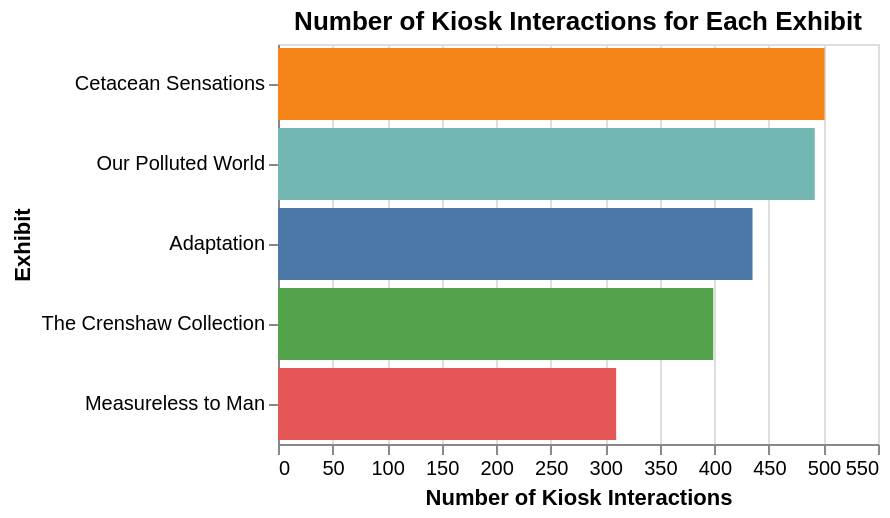

This figure's notebook cell:
### Markdown cell above
### Data questions to answer for Angela:
- Which exhibits are the most popular? (number of visitors and average rating) 
- Which exhibit types are the most popular? (number of visitors per exhibit and average rating) 
<!-- ###
- How have different exhibits performed over time? (number of visitors and average rating)
- How have different exhibit types performed over time? (number of visitors and average rating) -->
###
- How does the time of day effect visitor satisfaction?

### Data questions to answer for Rita:
- Which exhibitions generate the most assistance button presses
- Which exhibitions generate the most emergency button presses
###
- How does assistance and emergency occurrence vary throughout the day

### Code cell
# Which exhibits are the most popular? (interactions)
# query to get the number of button presses for each exhibit
query = """
SELECT e.name, COUNT(*)
FROM kiosk_output ko
JOIN exhibit e USING(exhibit_id)
JOIN button b USING(button_id)
JOIN button_type bt USING(button_type_id)
GROUP BY e.name
ORDER BY COUNT(*) DESC
;
"""
# execute the query and load the results into a pandas dataframe

df = pd.read_sql_query(query, engine)

# create a bar chart of the results
chart = alt.Chart(df).mark_bar().encode(
    x=alt.X('count', title='Number of Kiosk Interactions'),
    y=alt.Y('name', title='Exhibit', sort='-x'),
    color=alt.Color('name:N', legend=None),
).properties(
    title='Number of Kiosk Interactions for Each Exhibit',
    width=300,
    height=200,
    
)

chart.save('visualisations/number_of_kiosk_interactions_for_each_exhibit.png')
chart

### Figure 1 — Vega-Lite specification as saved in the notebook (floating-point values rounded to 4 significant figures)
{"config": {"view": {"continuousWidth": 300, "continuousHeight": 300}}, "data": {"name": "data-d151b9c405335cf225a3afcf6970fa49"}, "mark": {"type": "bar"}, "encoding": {"color": {"field": "name", "legend": null, "type": "nominal"}, "x": {"field": "count", "title": "Number of Kiosk Interactions", "type": "quantitative"}, "y": {"field": "name", "sort": "-x", "title": "Exhibit", "type": "nominal"}}, "height": 200, "title": "Number of Kiosk Interactions for Each Exhibit", "width": 300, "$schema": "https://vega.github.io/schema/vega-lite/v6.4.1.json", "datasets": {"data-d151b9c405335cf225a3afcf6970fa49": [{"name": "Cetacean Sensations", "count": 501}, {"name": "Our Polluted World", "count": 492}, {"name": "Adaptation", "count": 435}, {"name": "The Crenshaw Collection", "count": 399}, {"name": "Measureless to Man", "count": 310}]}}
